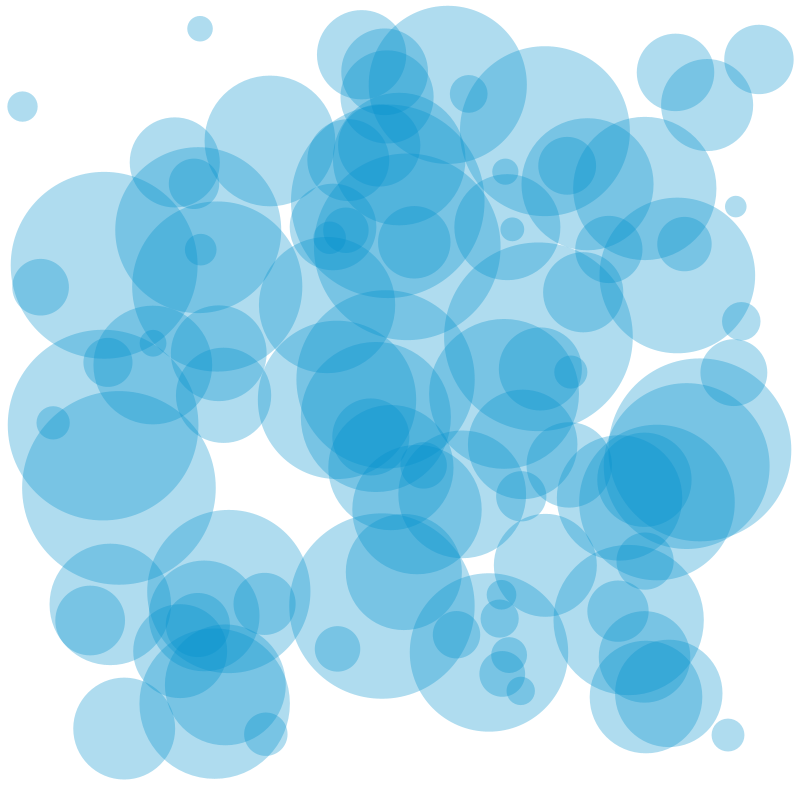
Frame 1 (no input)
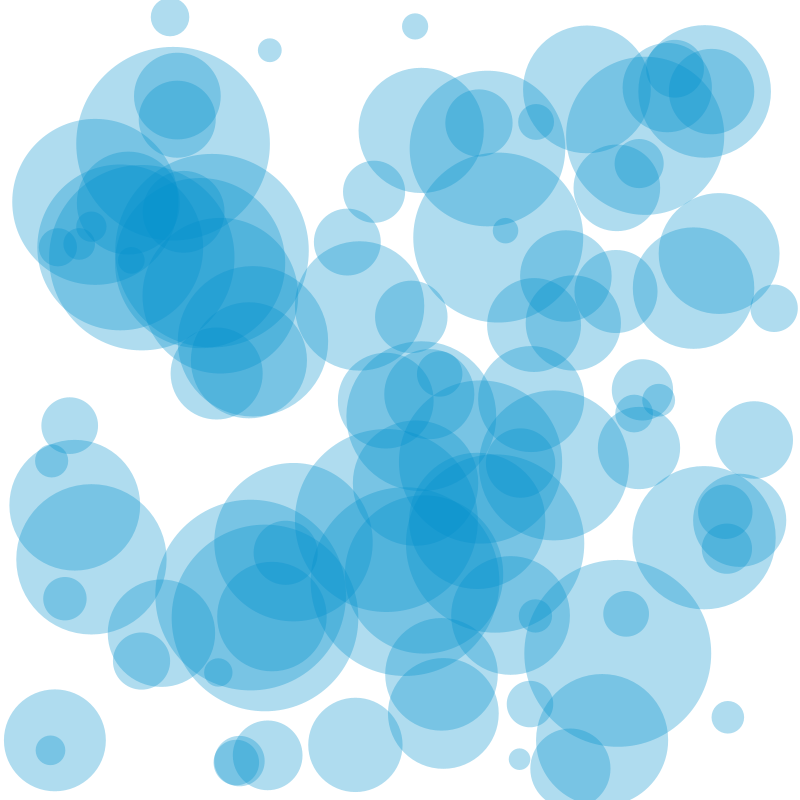
Frame 60 (the mouse pressed at the canvas centre just before this capture)
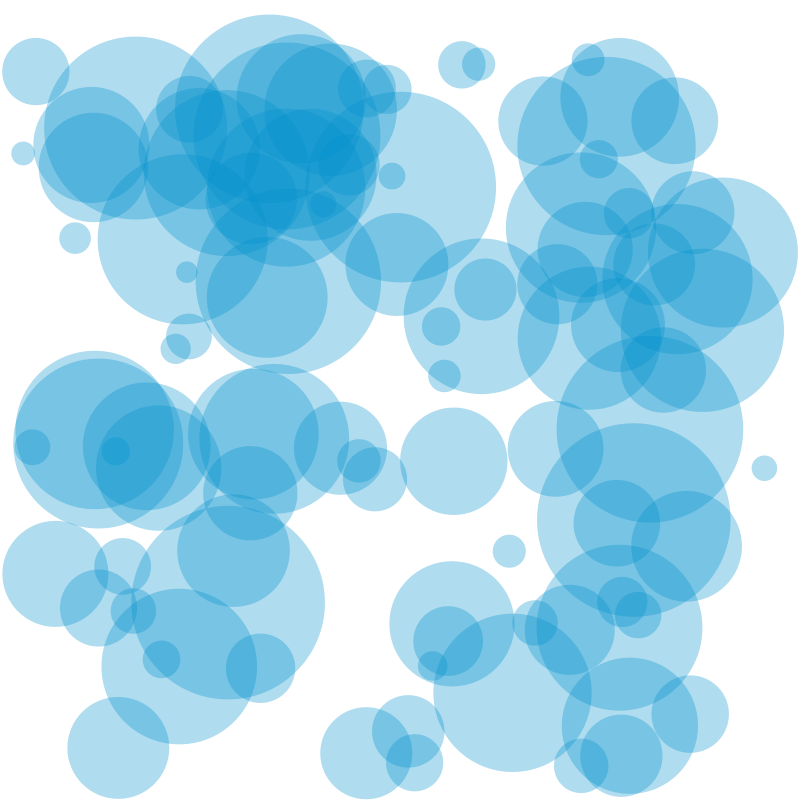
Frame 120 (the mouse held since frame 60 and released just before this capture)

The Processing sketch that drew these frames (run headless with seeded random() and noise(); from frame 60 on, the mouse is pressed at the canvas centre):

// Processing sketch: sketch_12_000
// ── sketch_12_000.pde
int NUM = 100; //  ボールの数を設定
float[] radius = new float[NUM]; // ボールの半径を保存する配列を用意
PVector[] location = new PVector[NUM]; // 位置を保存する配列を用意
PVector[] velocity = new PVector[NUM]; // 移動量を保存する配列を用意

void setup() {
  size(800, 800); // キャンバスサイズを設定
  frameRate(60); // フレームレートを設定
  noStroke(); // 枠線を描画しない設定
  fill(0, 142, 204, 80); // 塗りつぶし色を設定
  for (int i = 0; i < NUM; i++) { // ボールの初期化
    radius[i] = random(10, 100); // 半径を乱数で設定
    // ボールの初期生成位置を乱数で設定
    location[i] =
      new PVector(
      random(radius[i] + 1, width - radius[i] + 1),
      random(radius[i] + 1, height - radius[i] + 1)
      );
    // 移動量を乱数で設定
    velocity[i] = new PVector(random(-10, 10), random(-10, 10));
  }
}

void draw() {
  background(255); // 背景色を設定

  // NUMの数だけボールの制御
  for (int i = 1; i < NUM; i++) {
    // ボールをlocationとradiusを使って描画
    ellipse(location[i].x, location[i].y, radius[i] * 2, radius[i] * 2);
    // locationベクトルに移動量を追加
    location[i].add(velocity[i]);

    // 壁の当たり判定の処理
    if (location[i].x > width - radius[i] + 1 || location[i].x < radius[i] + 1) {
      velocity[i].x *= -1;
    }

    if (location[i].y > height- radius[i] + 1 || location[i].y < radius[i] + 1) {
      velocity[i].y *= -1;
    }
  }
}
